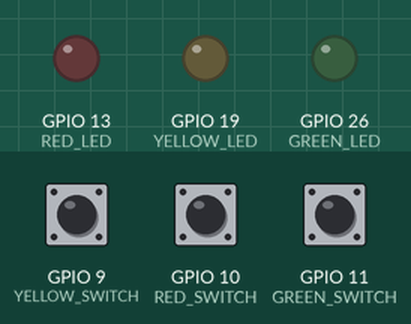
The program below on a simulated Raspberry Pi (BCM pin numbers). Parts: output pins drawn as LEDs (lit = HIGH). Inputs (shaded band) come from the test bench; at power-on: GPIO 9 (YELLOW_SWITCH) LOW, GPIO 10 (RED_SWITCH) LOW, GPIO 11 (GREEN_SWITCH) LOW.

Above: at 1.2 s.
1.3 s: GPIO 9 (YELLOW_SWITCH) pulled HIGH for 0.15 s
At 1.37 s:
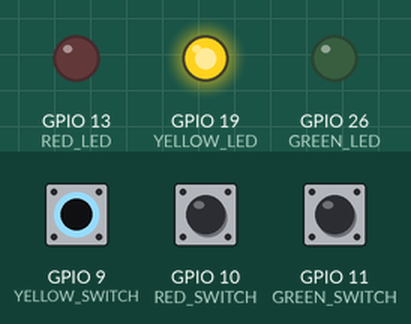
2.9 s: GPIO 10 (RED_SWITCH) pulled HIGH for 0.15 s
At 2.97 s:
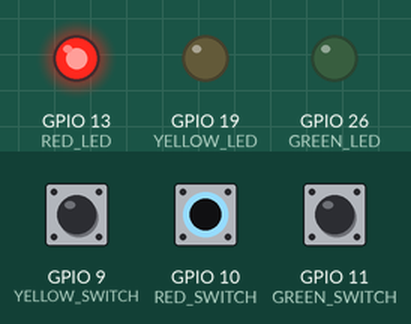
4.5 s: GPIO 11 (GREEN_SWITCH) pulled HIGH for 0.15 s
At 4.57 s:
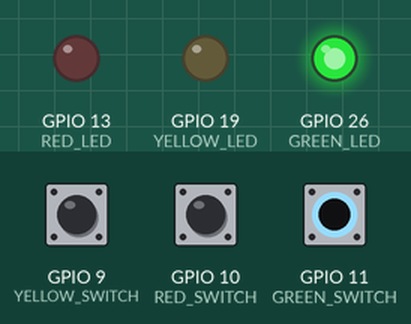
6.1 s: GPIO 11 (GREEN_SWITCH) pulled HIGH for 3.2 s
At 9.9 s:
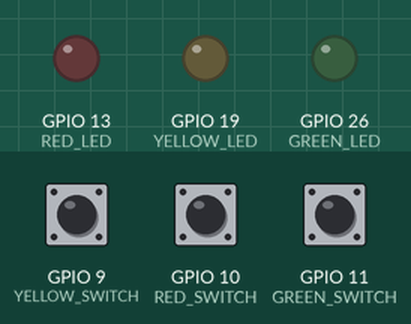
10.8 s: GPIO 9 (YELLOW_SWITCH) pulled HIGH for 3.2 s
At 12.2 s:
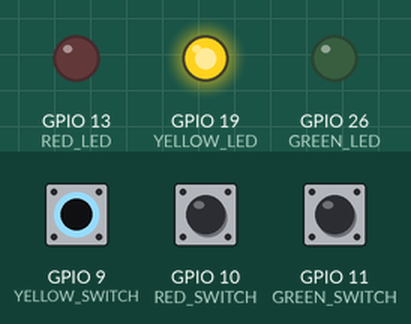
15.5 s: GPIO 9 (YELLOW_SWITCH) driven HIGH and GPIO 10 (RED_SWITCH) driven HIGH
At 16.1 s:
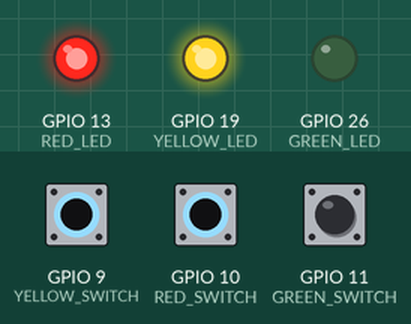
Timing chart, 0 to 18.0 s (numbered marks = the images above; inputs shaded):
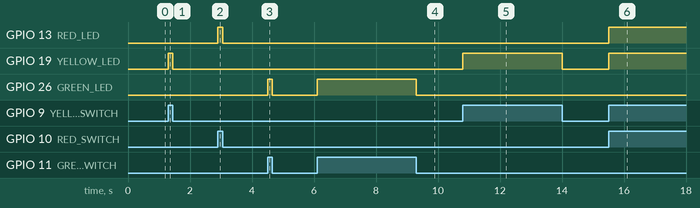

The program:

switch_led_task.py
```python
import RPi.GPIO as GPIO

RED_SWITCH = 10
YELLOW_SWITCH = 9
GREEN_SWITCH = 11

RED_LED = 13
YELLOW_LED = 19
GREEN_LED = 26

GPIO.setmode(GPIO.BCM)

GPIO.setup(RED_LED, GPIO.OUT)
GPIO.setup(YELLOW_LED, GPIO.OUT)
GPIO.setup(GREEN_LED, GPIO.OUT)


# 누르지 않았을 때 : 0, 눌렀을 때 : 1
GPIO.setup(RED_SWITCH, GPIO.IN, pull_up_down = GPIO.PUD_DOWN) # 내부 풀다운 저항
GPIO.setup(YELLOW_SWITCH, GPIO.IN, pull_up_down = GPIO.PUD_DOWN)
GPIO.setup(GREEN_SWITCH, GPIO.IN, pull_up_down = GPIO.PUD_DOWN)

try:
    while True:
        red = GPIO.input(RED_SWITCH)
        yellow = GPIO.input(YELLOW_SWITCH)
        green = GPIO.input(GREEN_SWITCH)

        GPIO.output(RED_LED, red)
        GPIO.output(YELLOW_LED, yellow)
        GPIO.output(GREEN_LED, green)
finally:
    GPIO.cleanup()
    print("cleanup and exit")
```

Measured:
- after the input at 1.3 s, GPIO 19 (YELLOW_LED): LOW → HIGH at once, → LOW 0.15 s later
- after the input at 2.9 s, GPIO 13 (RED_LED): LOW → HIGH at once, → LOW 0.15 s later
- after the input at 4.5 s, GPIO 26 (GREEN_LED): LOW → HIGH at once, → LOW 0.15 s later
- after the input at 6.1 s, GPIO 26 (GREEN_LED): LOW → HIGH at once, → LOW 3.2 s later
- after the input at 10.8 s, GPIO 19 (YELLOW_LED): LOW → HIGH at once, → LOW 3.2 s later
- after the input at 15.5 s, GPIO 13 (RED_LED), GPIO 19 (YELLOW_LED): LOW → HIGH at once
